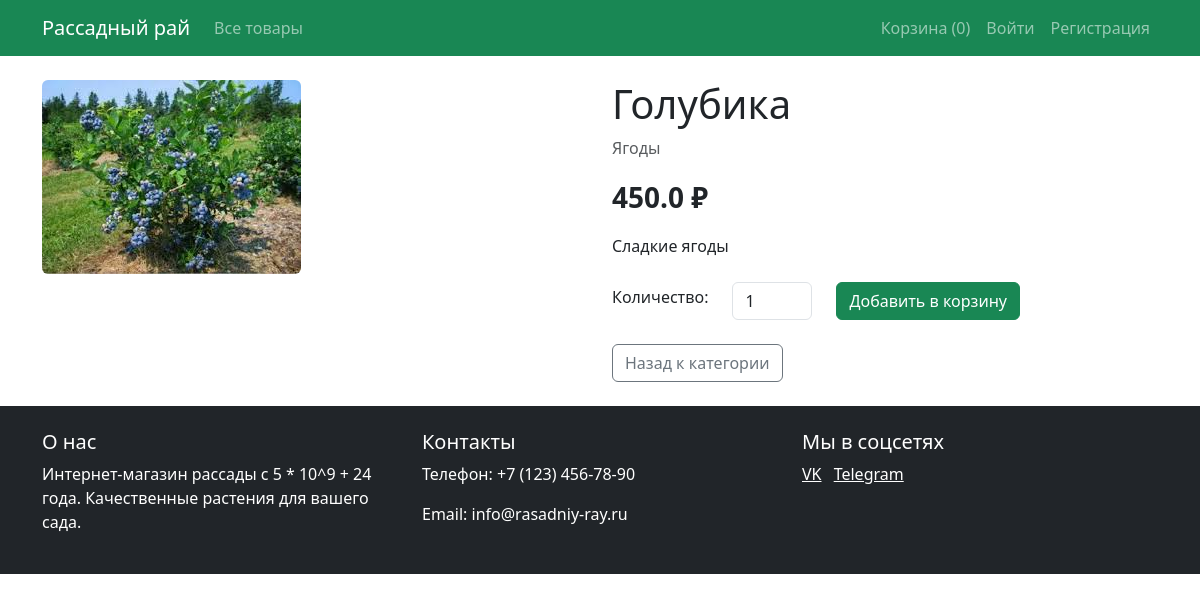
Page /product/6 on the committed database.
### models.py (models this page shows)
class Product(db.Model):
    id = db.Column(db.Integer, primary_key=True)
    name = db.Column(db.String(100), nullable=False)
    description = db.Column(db.Text)
    price = db.Column(db.Float, nullable=False)
    category_id = db.Column(db.Integer, db.ForeignKey('category.id'), nullable=False)
    image = db.Column(db.String(100))
    order_items = db.relationship('OrderItem', backref='product', lazy=True)

class Category(db.Model):
    id = db.Column(db.Integer, primary_key=True)
    name = db.Column(db.String(100), nullable=False)
    products = db.relationship('Product', backref='category', lazy=True)

### app.py (the view)
@app.route('/product/<int:product_id>')
def product(product_id):
    product = Product.query.get_or_404(product_id)
    return render_template('product.html', product=product)

### app.py (called while the page is built)
@app.before_request
def fix_cart():
    if 'cart' in session and not isinstance(session['cart'], dict):
        session.pop('cart', None)

### templates/product.html (shortened to what this page needs)
{% extends "base.html" %}
{% block content %}
<div class="row">
    <div class="col-md-6">
        <img src="{{ url_for('static', filename='images/' + product.image) }}" class="img-fluid rounded" alt="{{ product.name }}">
    </div>
    <div class="col-md-6">
        <h1>{{ product.name }}</h1>
        <p class="text-muted">{{ product.category.name }}</p>
        <p class="fs-3 fw-bold">{{ product.price }} ₽</p>
        <p>{{ product.description }}</p>
        <form action="{{ url_for('add_to_cart', product_id=product.id) }}" method="POST" class="mt-4">
            <div class="row align-items-center">
                <div class="col-auto">
                    <label for="quantity" class="form-label">Количество:</label>
                </div>
                <div class="col-auto">
                    <input type="number" id="quantity" name="quantity" value="1" min="1" class="form-control" style="width: 80px;">
                </div>
                <div class="col-auto">
                    <button type="submit" class="btn btn-success">Добавить в корзину</button>
                </div>
            </div>
        </form>
        <div class="mt-4">
            <a href="{{ url_for('products', category_id=product.category_id) }}" class="btn btn-outline-secondary">
                Назад к категории
            </a>
        </div>
    </div>
</div>
{% endblock %}

### static/css/style.css (style rules this page uses)
body { font-family: 'Segoe UI', Tahoma, Geneva, Verdana, sans-serif; background-color: #f8f9fa; }

### rows in the picture
Product: image (picture), name "Голубика", price "450.0", description "Сладкие ягоды"
Category: category.name "Ягоды"

### other values in the picture
{{ session.get('cart', {})|length }} "0"
